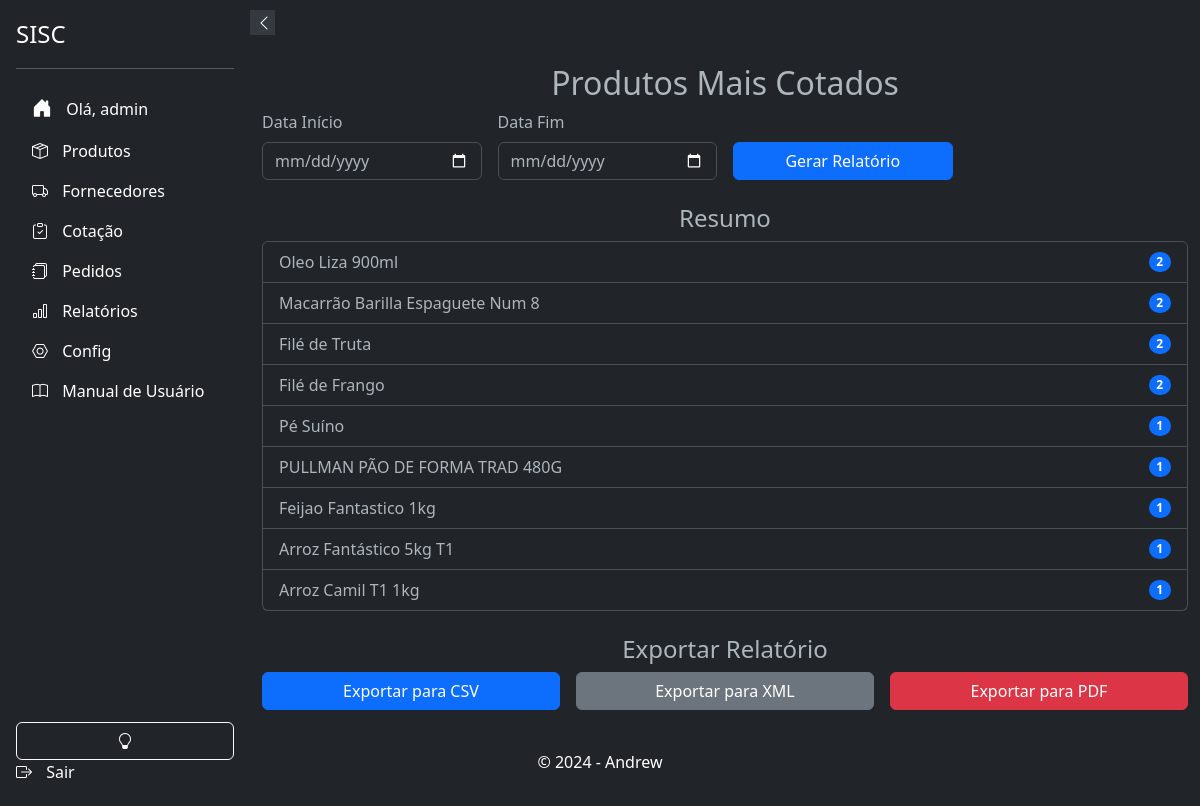
Screenshot of /relatorios/produtos-mais-cotados/ (signed in) with the database file from the repository.
### products/models.py (models this page shows, shortened)
class Product(models.Model):
    UNIDADE_CHOICES = (
        ('mm', 'Milímetro'),
        ('cm', 'Centímetro'),
        ('m', 'Metro'),
    )
    UNIDADE_DE_MEDIDA_CHOICES = [
        ('Kg', 'Quilo'),
        ('Dp', 'Display'),
        ('Un', 'Unidade'),
        ('Cx', 'Caixa'),
        ('Fd', 'Fardo'),
        ('Pct', 'Pacote'),
        ('Sch', 'Sache'),
        ('Tp', 'Take Profit'),
    ]
    id = models.AutoField(primary_key=True)
    ean = models.CharField(max_length=13, unique=True, blank=True, null=True)
    sku = models.CharField("SKU", max_length=255, unique=True, blank=True, null=True)
    name = models.CharField(max_length=255)
    brand = models.ForeignKey(Brand, on_delete=models.PROTECT, related_name='products', blank=True, null=True)
    product_line = models.ForeignKey(ProductLine, on_delete=models.PROTECT, related_name='products', blank=True, null=True)
    department = models.ForeignKey(Departamento, on_delete=models.PROTECT, related_name='products', blank=True, null=True)
    category = models.ForeignKey(Category, on_delete=models.PROTECT, related_name='products', blank=True, null=True)
    subcategory = models.ForeignKey(Subcategory, on_delete=models.PROTECT, related_name='products', blank=True, null=True)
    status = models.BooleanField(default=True)
    photo = models.ImageField(upload_to='products/', blank=True, null=True)
    notas = models.TextField("Notas", blank=True, null=True)
    descricao = models.TextField(_("Descrição"), max_length=50, blank=True)
    preco_de_custo = models.DecimalField(_("Preço de Custo"), max_digits=10, decimal_places=3, blank=True, null=True)
    altura_embalagem = models.DecimalField(max_digits=10, decimal_places=3, blank=True, null=True, verbose_name='Altura da Embalagem')
    largura_embalagem = models.DecimalField(max_digits=10, decimal_places=3, blank=True, null=True, verbose_name='Largura da Embalagem')
    comprimento_embalagem = models.DecimalField(max_digits=10, decimal_places=3, blank=True, null=True, verbose_name='Comprimento da Embalagem')
    espessura_embalagem = models.DecimalField(max_digits=10, decimal_places=3, blank=True, null=True, verbose_name='Espessura da Embalagem')
    raio_embalagem = models.DecimalField(max_digits=10, decimal_places=3, blank=True, null=True, verbose_name='Raio da Embalagem')
    unidade_altura = models.CharField(max_length=2, choices=UNIDADE_CHOICES, blank=True, null=True, verbose_name='Unidade de Medida Altura')
    unidade_largura = models.CharField(max_length=2, choices=UNIDADE_CHOICES, blank=True, null=True, verbose_name='Unidade de Medida Largura')
    unidade_comprimento = models.CharField(max_length=2, choices=UNIDADE_CHOICES, blank=True, null=True, verbose_name='Unidade de Medida Comprimento')
    unidade_espessura = models.CharField(max_length=2, choices=UNIDADE_CHOICES, blank=True, null=True, verbose_name='Unidade de Medida Espessura')
    unidade_raio = models.CharField(max_length=2, choices=UNIDADE_CHOICES, blank=True, null=True, verbose_name='Unidade de Medida Raio')
    unidade_de_medida = models.CharField(_("Unidade de Medida"), max_length=50, blank=True, null=True, choices=UNIDADE_DE_MEDIDA_CHOICES)
    quantidade_por_volume = models.PositiveIntegerField(blank=True, null=True, verbose_name='Quantidade por Volume')
    data_de_validade = models.DateField(_("Data de Validade"), blank=True, null=True)
    history = HistoricalRecords()

### relatorios/views.py (the view, shortened to what this page needs)
# urls.py: path('produtos-mais-cotados/', ProdutosMaisCotadosView.as_view(), name='produtos_mais_cotados'),
@method_decorator(login_required(login_url=''), name='dispatch')
class ProdutosMaisCotadosView(TemplateView):
    template_name = 'relatorios/produtos_mais_cotados.html'
    def get(self, request):
        data_inicio = request.GET.get('data_inicio')
        data_fim = request.GET.get('data_fim')
        if data_inicio and data_fim:
            itens_cotacao = ItemCotacao.objects.filter(cotacao__data_abertura__gte=data_inicio, cotacao__data_fechamento__lte=data_fim)
        else:
            itens_cotacao = ItemCotacao.objects.all()
        produtos_mais_cotados = itens_cotacao.values('produto__name').annotate(total=Count('produto')).order_by('-total')[:10]
        context = {
            'produtos_mais_cotados': produtos_mais_cotados,
        }
        return render(request, self.template_name, context)

### relatorios/templates/relatorios/produtos_mais_cotados.html (shortened to what this page needs)
{% extends 'base.html' %}
{% block content %}
<div class="container my-4">
    <h2 class="text-center">Produtos Mais Cotados</h2>
    <form method="get" class="row g-3">
        <div class="col-md-3">
            <label for="data_inicio" class="form-label">Data Início</label>
            <input type="date" id="data_inicio" name="data_inicio" class="form-control" required>
        </div>
        <div class="col-md-3">
            <label for="data_fim" class="form-label">Data Fim</label>
            <input type="date" id="data_fim" name="data_fim" class="form-control" required>
        </div>
        <div class="col-md-3 d-flex align-items-end">
            <button type="submit" class="btn btn-primary w-100">Gerar Relatório</button>
        </div>
    </form>
    <div class="row mt-4">
        <div class="col-md-12">
            <h4 class="text-center">Resumo</h4>
            <ul class="list-group">
                {% for produto in produtos_mais_cotados %}
                <li class="list-group-item d-flex justify-content-between align-items-center">
                    {{ produto.produto__name }}
                    <span class="badge bg-primary rounded-pill">{{ produto.total }}</span>
                </li>
                {% endfor %}
            </ul>
        </div>
    </div>
    <div class="row mt-4">
        <div class="col-md-12">
            <h4 class="text-center">Exportar Relatório</h4>
            <form method="post" class="row g-3">
                <div class="col-md-4">
                    <button type="submit" name="formato" value="csv" class="btn btn-primary w-100">Exportar para CSV</button>
                </div>
                <div class="col-md-4">
                    <button type="submit" name="formato" value="xml" class="btn btn-secondary w-100">Exportar para XML</button>
                </div>
                <div class="col-md-4">
                    <button type="submit" name="formato" value="pdf" class="btn btn-danger w-100">Exportar para PDF</button>
                </div>
            </form>
        </div>
    </div>
</div>
{% endblock %}

### app/templates/components/_sidebar.html (shortened to what this page needs)
<!DOCTYPE html>
<html>
<head>
    <link href="https://cdn.jsdelivr.net/npm/bootstrap@5.3.0-alpha3/dist/css/bootstrap.min.css" rel="stylesheet">
    <link rel="stylesheet" href="https://cdn.jsdelivr.net/npm/bootstrap-icons@1.10.5/font/bootstrap-icons.css">
</head>
<body>
    <div class="sidebar d-flex flex-column flex-shrink-0 p-3 text-white bg-dark" id="sidebar">
        <button class="sidebar-toggle" onclick="toggleSidebar()">
            <i id="sidebar-toggle-icon" class="bi bi-chevron-left"></i>
        </button>
        <a href="#" class="d-flex align-items-center mb-3 mb-md-0 me-md-auto text-white text-decoration-none">
            <span class="fs-4">SISC</span>
        </a>
        <hr>
        {% if user.is_authenticated %}
            <ul class="nav nav-pills flex-column mb-auto">
                <li class="nav-item">
                    <a href="{% url 'accounts:home' %}" class="nav-link text-white" aria-current="page">
                        <i class="bi bi-house-door-fill fs-5"></i>
                        <span>Olá, {{ user.username }}</span>
                    </a>
                </li>
                <li>
                    <a href="{% url 'products:products_list' %}" class="nav-link text-white">
                        <i class="bi bi-box-seam"></i>
                        <span>Produtos</span>
                    </a>
                </li>
                <li>
                    <a href="{% url 'suppliers:supplier_list' %}" class="nav-link text-white">
                        <i class="bi bi-truck "></i>
                        <span>Fornecedores</span>
                    </a>
                </li>
                <li>
                    <a href="{% url 'cotacao:cotacao_list' %}" class="nav-link text-white">
                        <i class="bi bi-clipboard-check"></i>
                        <span>Cotação</span>
                    </a>
                </li>
                <li>
                    <a href="{% url 'respostas:listar_pedidos' %}" class="nav-link text-white">
                        <i class="bi bi-journals"></i>
                        <span>Pedidos</span>
                    </a>
                </li>
                <li>
                    <a href="{% url 'relatorios:gerar_relatorios' %}" class="nav-link text-white">
                        <i class="bi bi-bar-chart"></i>
                        <span>Relatórios</span>
                    </a>
                </li>
                <li>
                    <a href="{% url 'admin:index' %}" class="nav-link text-white">
                        <i class="bi bi-nut"></i>
                        <span>Config</span>
                    </a>
                </li>
                <li>
                    <a href="{% url 'relatorios:manual_usuario' %}" class="nav-link text-white">
                        <i class="bi bi-book"></i>
                        <span>Manual de Usuário</span>
                    </a>
                </li>
            <br>
            </ul>
            <button class="btn btn-outline-light" onclick="toggleTheme()">
                <i id="theme-toggle-icon" class="bi bi-lightbulb-fill"></i>
            </button>
            <a href="{% url 'accounts:logout' %}" class="nav-link text-white">
                <i class="bi bi-box-arrow-right"></i>
                <span>Sair</span>
            </a>
        {% else %}
            <a href="{% url 'accounts:login' %}" class="nav-link text-white">
                <i class="bi bi-box-arrow-in-right"></i>
                <span>Login</span>
            </a>
        {% endif %}
    </div>
</body>
</html>

### app/templates/base.html (style rules this page uses)
body, html { height: 100%; margin: 0; display: flex; flex-direction: column; }

### app/templates/components/_sidebar.html (style rules this page uses)
.sidebar { width: 250px; height: 100vh; position: fixed; top: 0; left: 0; background-color: #343a40; transition: all 0.3s; z-index: 1000; }
.sidebar .nav-link { white-space: nowrap; overflow: hidden; text-overflow: ellipsis; }
.sidebar .nav-link i { margin-right: 10px; }
.sidebar-toggle { position: absolute; top: 10px; right: -25px; width: 25px; height: 25px; background-color: #343a40; border: none; color: white; cursor: pointer; z-index: 1100; }

### rows the page displays
Product: produto__name "Oleo Liza 900ml", total "2"
Product: produto__name "Macarrão Barilla Espaguete Num 8", total "2"
Product: produto__name "Filé de Truta", total "2"
Product: produto__name "Filé de Frango", total "2"
Product: produto__name "Pé Suíno", total "1"
Product: produto__name "PULLMAN PÃO DE FORMA TRAD 480G", total "1"
Product: produto__name "Feijao Fantastico 1kg", total "1"
Product: produto__name "Arroz Fantástico 5kg T1", total "1"
Product: produto__name "Arroz Camil T1 1kg", total "1"

### other values shown
{{ user.username }} "admin"
